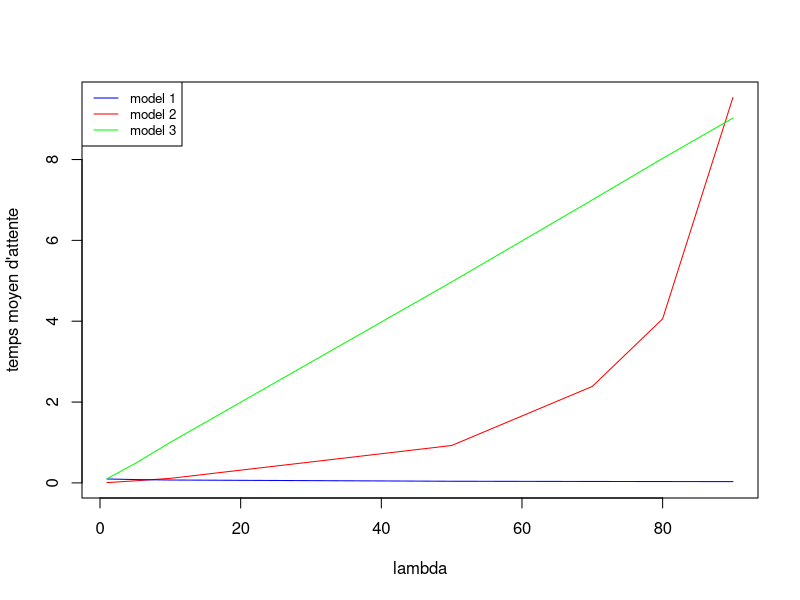
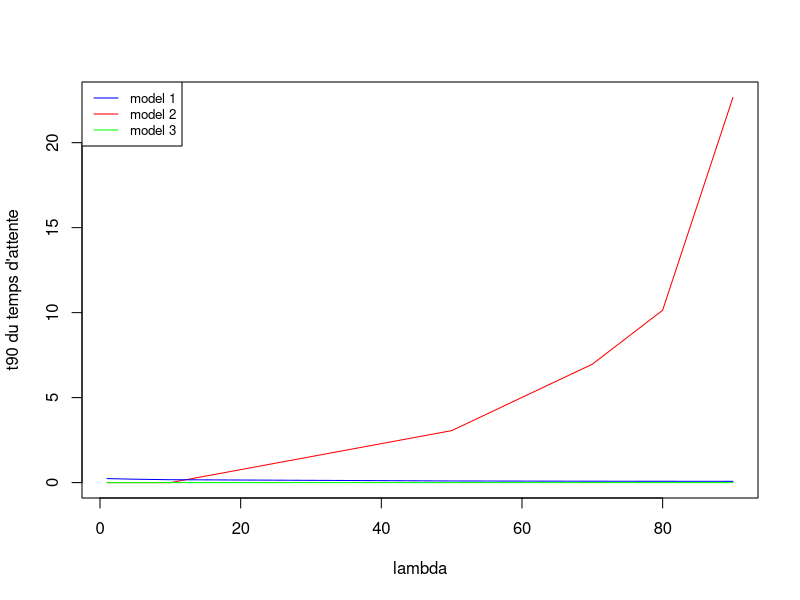
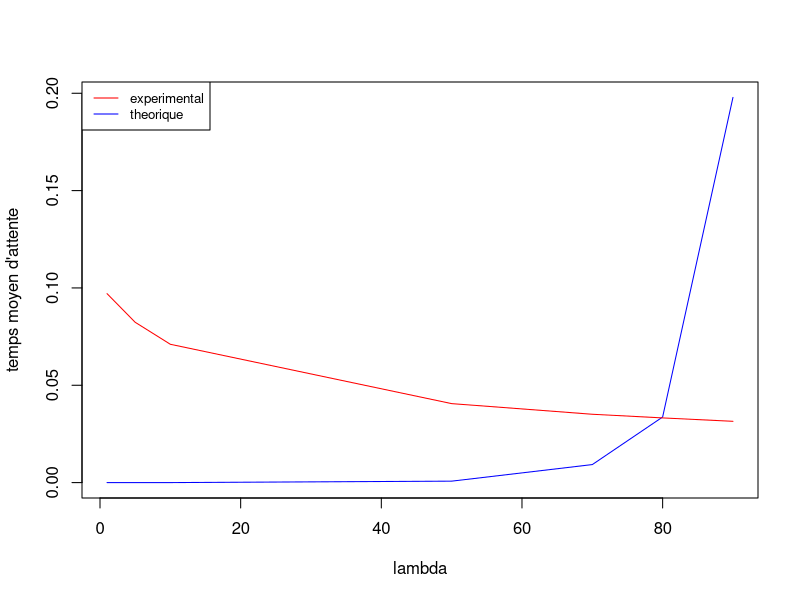
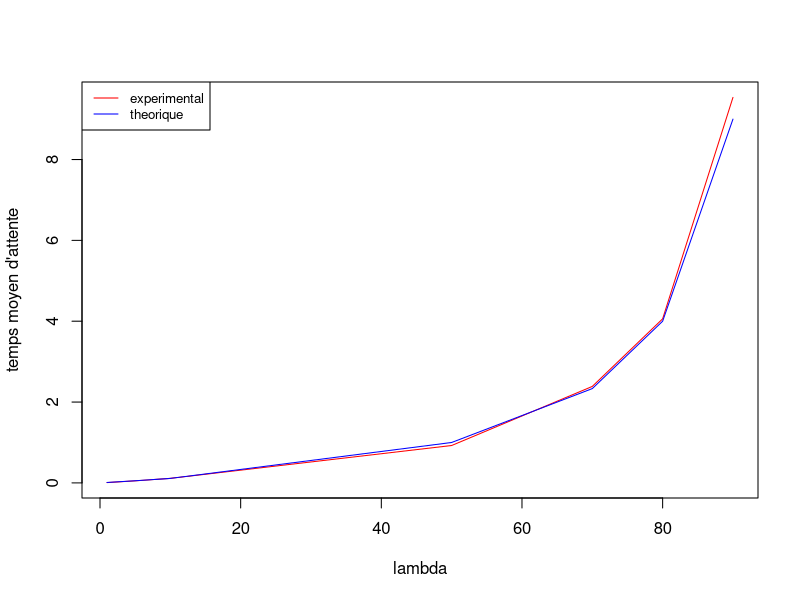
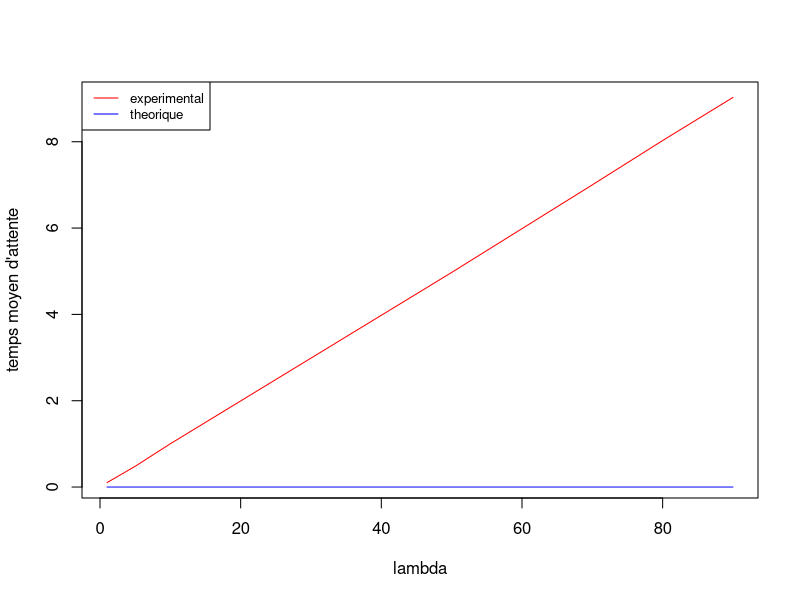

The R source for these figures, in order:
g = read.table("resultat2.txt")
jpeg("tempsMoy.jpg")
lambda=g$V1
tmoy2=g$V2
t902=g$V3
tmoy2Th=g$V4
t90Th=g$V5


h=read.table("resultat1.txt")
tmoy1=h$V2
t901=h$V3
tmoy1Th=h$V4

f = read.table("resultat3.txt")
tmoy3=f$V2
t903=f$V3
tmoy3Th=f$V4

plot(lambda,tmoy2,type="l",xlab="lambda",ylab="temps moyen d'attente",col="red")
lines(lambda,tmoy1,type="l",col="blue")
lines(lambda,tmoy3,type="l",col="green")
legend("topleft",legend=c("model 1","model 2","model 3"),col=c("blue","red","green"),lty=1:1,cex=0.8)

jpeg("t90.jpg")

plot(lambda,t902,type="l",xlab="lambda",ylab="t90 du temps d'attente",col="red")
lines(lambda,t901,type="l",col="blue")
lines(lambda,t903,type="l",col="green")
legend("topleft",legend=c("model 1","model 2", "model 3"),col=c("blue","red","green"),lty=1:1, cex=0.8)

jpeg("attenteM1.jpg")

plot(lambda,tmoy1Th,type="l",xlab="lambda",ylab="temps moyen d'attente",col="blue")
lines(lambda,tmoy1,type="l",col="red")
legend("topleft",legend=c("experimental","theorique"),col=c("red","blue"),lty=1:1,cex=0.8)

jpeg("attenteM2.jpg")

plot(lambda,tmoy2,type="l",xlab="lambda",ylab="temps moyen d'attente",col="red")
lines(lambda,tmoy2Th,type="l",col="blue")
legend("topleft",legend=c("experimental","theorique"),col=c("red","blue"),lty=1:1,cex=0.8)

jpeg("attenteM3.jpg")

plot(lambda,tmoy3,type="l",xlab="lambda",ylab="temps moyen d'attente",col="red")
lines(lambda,tmoy3Th,type="l",col="blue")
legend("topleft",legend=c("experimental","theorique"),col=c("red","blue"),lty=1:1,cex=0.8)
